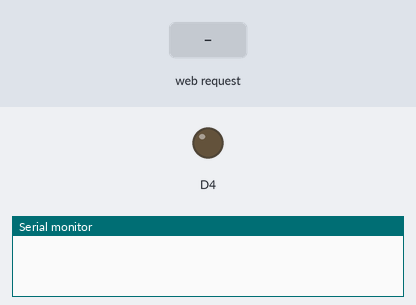
A sketch run on a simulated ESP8266 (NodeMCU). Parts: output pins drawn as LEDs (lit = HIGH), the last lines printed to the serial monitor. The inputs (shaded band) are chosen by the test bench. WiFi joins after 1.5 s; servers stay silent unless stated.

Above: at 1.2 s.
1.3 s: HTTP request GET /engineOff received
At 2.4 s:
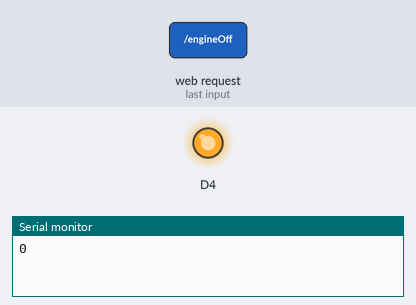
2.8 s: HTTP request GET /engineOn received
At 3.5 s:
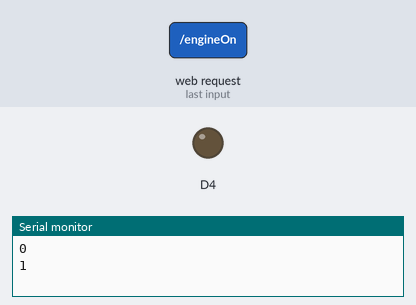
Timing chart, 0 to 5.8 s (numbered marks = the images above; inputs shaded):
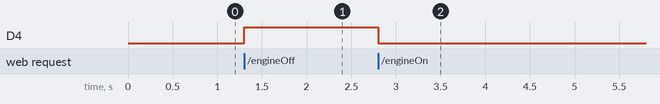

Measured:
- after the input at 1.3 s, D4: LOW → HIGH at once
- after the input at 2.8 s, D4: HIGH → LOW at once

The sketch:

NodeMCU.ino
```cpp
#include <ESP8266WiFi.h>
#include <ESP8266WebServer.h>

WiFiClient client;

char* ssid = "Your_WiFi_Network";
char* password = "Your_WiFi_Password";

ESP8266WebServer server(80);

bool EngineStatus = false;

void setup() {
  Serial.begin(9600);
  pinMode(D4, OUTPUT);

  WiFi.begin(ssid, password);

  server.on("/", handle_OnConnect);
  server.on("/engineOn", handle_EngineOn);
  server.on("/engineOff", handle_EngineOff);
  server.begin();
}

void loop() {
  server.handleClient();
}

void handle_OnConnect() {
  server.send(200, "text/html", SendHTML(EngineStatus));
}

void handle_EngineOn() {
  EngineStatus = true;
  Serial.println("1");
  digitalWrite(D4, LOW);
  server.send(200, "text/html", SendHTML(EngineStatus));
}

void handle_EngineOff() {
  EngineStatus = false;
  Serial.println("0");
  digitalWrite(D4, HIGH);
  server.send(200, "text/html", SendHTML(EngineStatus));
}

String SendHTML(bool engineStatus){
  String html = "<html><head><style>\n";
  html += ".BtnOn {width: 100%; height: 60px; padding: 10px; text-align: center; background-color: green; color: white;}\n";
  html += ".BtnOff {width: 100%; height: 60px; padding: 10px; text-align: center; background-color: red; color: white;}\n";
  html += "body {padding: 10%; background-color: gray;}\n";
  html += "p {color: white;}\n";
  html += "</style></head><body><p> Status: \n";
  if(engineStatus)
  {
    html += "ON\n";
  }
  else
  {
    html += "OFF\n";
  }
  html += "</p>";
  html += "<a class=\"BtnOn\" href=\"/engineOn\">ON</a>";
  html += "<a class=\"BtnOff\" href=\"/engineOff\">OFF</a>";
  html += "</body></html>";
  return html;
}
```
